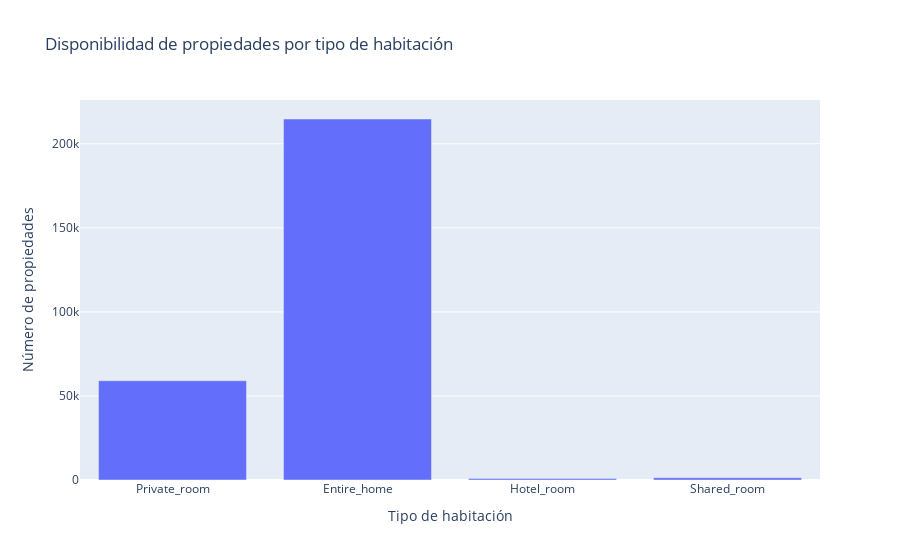

The notebook cell this image was saved under:
### Code cell
# 4. Comparación de la disponibilidad de propiedades por tipo de habitación
room_types = ["Private_room", "Entire_home", "Hotel_room", "Shared_room"]
room_data = data[room_types].sum().reset_index()
room_data.columns = ["Room Type", "Count"]
fig4 = px.bar(
    room_data,
    x="Room Type",
    y="Count",
    title="Disponibilidad de propiedades por tipo de habitación",
    labels={"Room Type": "Tipo de habitación", "Count": "Número de propiedades"},
)
fig4.show()

#Podemos ver que la gran mayoria de ofertas son viviendas completas, seguidas de habitaciones privadas.

### Figure 1 — Plotly figure (JSON) as saved in the notebook; plotly's stock layout.template omitted (floating-point values rounded to 4 significant figures)
{"data": [{"alignmentgroup": "True", "hovertemplate": "Tipo de habitación=%{x}<br>Número de propiedades=%{y}<extra></extra>", "legendgroup": "", "marker": {"color": "#636efa", "pattern": {"shape": ""}}, "name": "", "offsetgroup": "", "orientation": "v", "showlegend": false, "textposition": "auto", "type": "bar", "x": ["Private_room", "Entire_home", "Hotel_room", "Shared_room"], "xaxis": "x", "y": [59050, 214743, 903, 1367], "yaxis": "y"}], "layout": {"barmode": "relative", "legend": {"tracegroupgap": 0}, "title": {"text": "Disponibilidad de propiedades por tipo de habitación"}, "xaxis": {"anchor": "y", "domain": [0, 1], "title": {"text": "Tipo de habitación"}}, "yaxis": {"anchor": "x", "domain": [0, 1], "title": {"text": "Número de propiedades"}}}}
